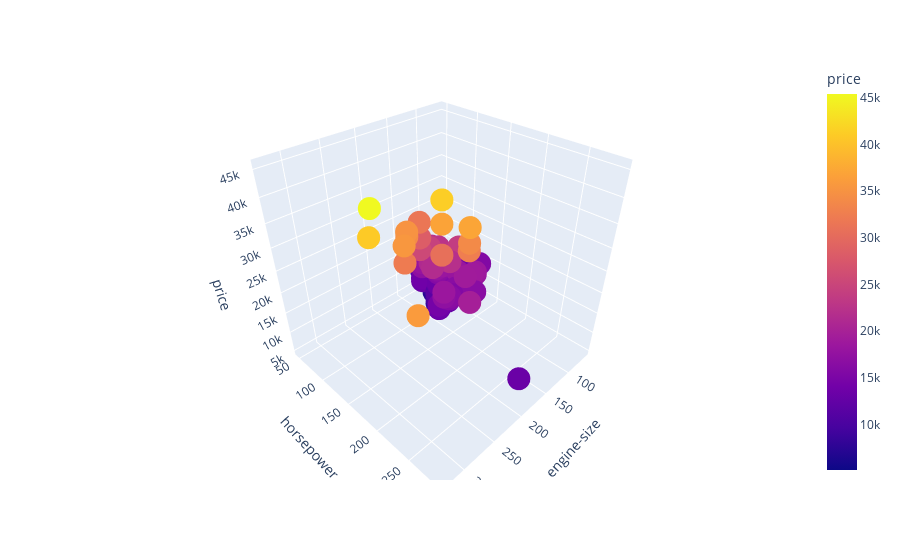

The notebook cell this image was saved under:
### Code cell
px.scatter_3d(df , x = 'engine-size' , y = 'horsepower' , z = 'price' , color = 'price' )

### Figure 1 — Plotly figure (JSON) as saved in the notebook; plotly's stock layout.template omitted (floating-point values rounded to 4 significant figures; data arrays with more than 128 entries replaced by an {"elided": "..."} marker saying what was removed)
{"data": [{"hovertemplate": "engine-size=%{x}<br>horsepower=%{y}<br>price=%{marker.color}<extra></extra>", "legendgroup": "", "marker": {"color": {"elided": "205 float values"}, "coloraxis": "coloraxis", "symbol": "circle"}, "mode": "markers", "name": "", "scene": "scene", "showlegend": false, "type": "scatter3d", "x": {"elided": "205 int values"}, "y": {"elided": "205 float values"}, "z": {"elided": "205 float values"}}], "layout": {"coloraxis": {"colorbar": {"title": {"text": "price"}}, "colorscale": [[0, "#0d0887"], [0.1111, "#46039f"], [0.2222, "#7201a8"], [0.3333, "#9c179e"], [0.4444, "#bd3786"], [0.5556, "#d8576b"], [0.6667, "#ed7953"], [0.7778, "#fb9f3a"], [0.8889, "#fdca26"], [1, "#f0f921"]]}, "legend": {"tracegroupgap": 0}, "margin": {"t": 60}, "scene": {"domain": {"x": [0, 1], "y": [0, 1]}, "xaxis": {"title": {"text": "engine-size"}}, "yaxis": {"title": {"text": "horsepower"}}, "zaxis": {"title": {"text": "price"}}}}}
